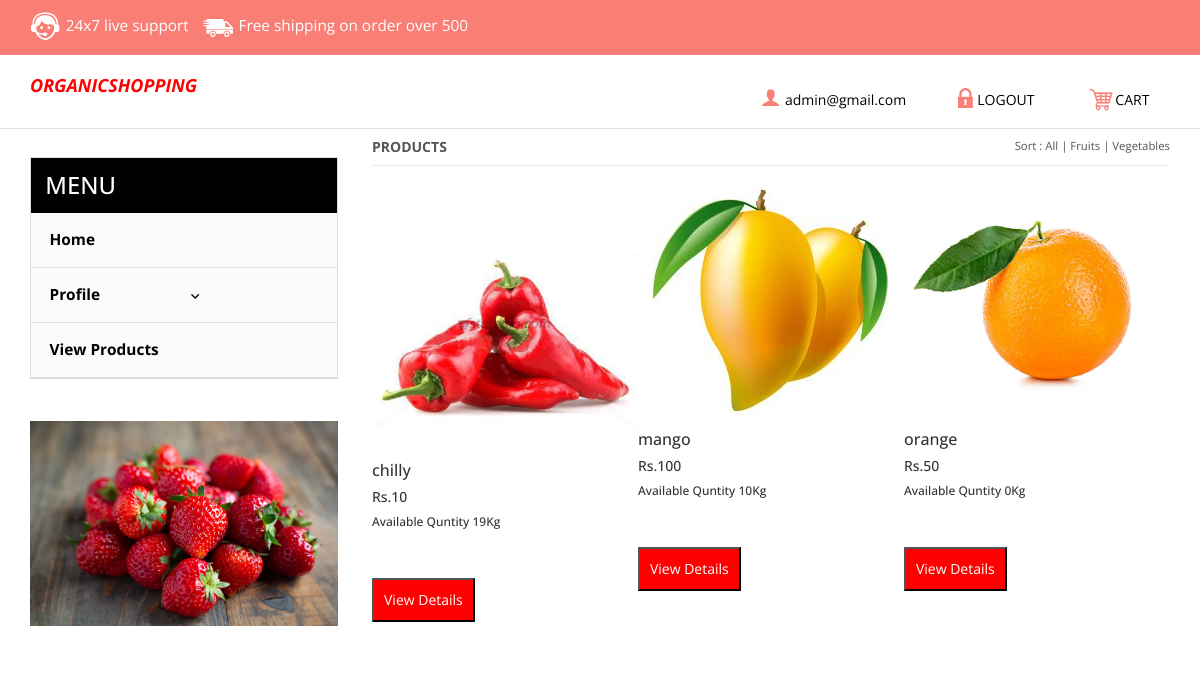
Page /product_edit.php (signed in) on the committed database.
### tables this page shows
CREATE TABLE `tbl_product` (
  `pid` int(11) NOT NULL,
  `rid` int(11) NOT NULL,
  `product_category_id` int(11) NOT NULL,
  `name` varchar(20) NOT NULL,
  `price` varchar(20) NOT NULL,
  `des` text NOT NULL,
  `qunty` float NOT NULL,
  `date` date NOT NULL,
  `image` varchar(20) NOT NULL DEFAULT 'blank.png',
  `picStatus` int(10) NOT NULL
);

### product_edit.php (the view, shortened to what this page needs)
<?php
if(isset($_SESSION['alogin'])){
	$mail=$_SESSION['alogin'];
?>
<?php
$con=mysqli_connect("localhost","root","","organic_shop_db")or die ("Couldnt connect");
$viewbrand="Select * from tbl_product ORDER BY name ASC";
$d_seller_brand=mysqli_query($con,$viewbrand);
?>
<!DOCTYPE html>
<html>
<head>
<link href="css/bootstrap.css" rel="stylesheet" type="text/css" media="all" />
<link href="css/style.css" rel="stylesheet" type="text/css" media="all" />
</head>
<body>
	<div class="header">
		<div class="top-header">
			<div class="container">
				<div class="top-header-left">
					<ul class="support">
						<li><a href="#"><label> </label></a></li>
						<li><a href="#">24x7 live<span class="live"> support</span></a></li>
					</ul>
					<ul class="support">
						<li class="van"><a href="#"><label> </label></a></li>
						<li><a href="#">Free shipping <span class="live">on order over 500</span></a></li>
					</ul>
					<div class="clearfix"> </div>
				</div>
					<div class="clearfix"> </div>
				</div>
			</div>
		</div>
		<div class="bottom-header">
			<div class="container">
				<div class="header-bottom-left">
					<div class="logo">
						<font size="4"><strong><i> <b><p style="color:red;">ORGANICSHOPPING </p> </b></i></strong></font>
					</div>
					<div class="clearfix"> </div>
				</div>
				<div class="header-bottom-right">
						<div class="account"><a href="seller_profile.php"><span> </span><?php echo $mail?></a></div>
							<ul class="login">
								<li><a href="logout.php"><span> </span>LOGOUT</a></li>
							</ul>
						<div class="cart"><a href="cart_view.php"><span> </span>CART</a></div>
				</div>
				<div class="clearfix"> </div>
			</div>
		</div>
	<div class="container">
	<div class="women-product">
		<div class=" w_content">
			<div class="women">
				<a href="view_products.php"><b><h4>PRODUCTS <span></span> </b></h4></a>
				<ul class="w_nav">
					<li>Sort : </li>
					<li><a class="active" href="view_products.php">All</a></li> |
			     	<li><a  href="view_products_fruit.php">Fruits</a></li> |
			     	<li><a href="view_products_vegetables.php">Vegetables </a></li>
			     </ul>
			     <div class="clearfix"> </div>
			</div>
		</div>
		<div class="grid-product">
			<?php while ($rowp=mysqli_fetch_array($d_seller_brand))
					{
						?>
		  <div class="  product-grid">
		   <form  action="view_single.php" method="POST" name="prod" id="prod" >
			<div class="content_box">
			   	<div class="left-grid-view grid-view-left">
			   	   	 <img src="uploads/products/<?php echo $rowp['image'] ?>"  class="img-responsive watch-right" alt="image"/>
				</div>
				    <h4> <?php echo $rowp['name'] ;
					?></h4>
				    <h5> Rs.<?php   echo $rowp['price'] ?></h5>
				       <H6>Available Quntity <?php   echo $rowp['qunty'] ?>Kg</h6>
			  			</br>	  <input type="submit" name="view_detail" id="view_detail" value="View Details" style="color:white;background-color:red;padding:10px" >
			   	</div>
              </div>
			  	<?php }?>
		</div>
	</div>
	<div class="sub-cate">
				<div class=" top-nav rsidebar span_1_of_left">
					<h3 class="cate">MENU</h3>
		   <ul class="menu">
		 <ul class="kid-menu">
		<li><a href="seller_home.php"> Home</a></li>
		</ul>
		<li class="item2"><a href="#">Profile<img class="arrow-img " src="images/arrow1.png" alt=""/></a>
		</li>
		<ul class="kid-menu ">
				<li><a href="view_products.php">View Products</a></li>
			</ul>
	</ul>
					</div>
	   		     		<img class="img-responsive chain" src="images/a.jpg" alt=" " />
			</div>
</div>
<?php
}
else
{
	header('Location:login.php');
}
?>

### css/style.css (style rules this page uses)
body { background: #fff; font-family: 'Open Sans', sans-serif; }
body a { transition: 0.5s all; -webkit-transition: 0.5s all; -o-transition: 0.5s all; -ms-transition: 0.5s all; -moz-transition: 0.5s all; }
.top-header { background: #F97E76; padding: 0.7em 0; }
.top-header-left { float: left; }
ul.support { padding: 0 1em 0 0em; margin: 0; float: left; }
ul.support li { display: inline-block; }
ul.support li label { background: url(../images/img-sprite.png)-2px -27px; width: 32px; height: 30px; display:inline-block; vertical-align: middle; }
ul.support li.van a label { background-position: -46px -25px; }
ul.support li a { text-decoration:none; font-size: 1.1em; color: #fff; }
.bottom-header { border-bottom: 1px solid #ddd; padding: 0.7em 0 1em; }
.header-bottom-left { float: left; width: 55%; }
.logo { float:left; width: 27%; margin-top:9px; }
.header-bottom-right { float: right; width: 37%; text-align: center; padding-top:1.7em; }
.account,.cart { float:left; width:40%; }
.cart { width:24%; }
.account a span { background: url(../images/img-sprite.png)-117px -30px; width: 26px; height: 26px; display: inline-block; vertical-align: middle; }
.account a,.cart a ,ul.login li a { text-decoration:none; font-size: 1em; color: #000; }
.cart a span { background: url(../images/img-sprite.png) -172px -28px; width: 26px; height: 26px; display: inline-block; vertical-align: middle; }
ul.login { float:left; width:36%; margin:0; }
ul.login li { display:inline-block; }
ul.login li a span { background: url(../images/img-sprite.png) -143px -29px; width: 26px; height: 26px; display: inline-block; vertical-align: middle; }
h3.cate { color: #fff; font-size: 1.7em; padding: 0.6em ; background: #000; margin: 0; }
ul.kid-menu { display: block !important; }
.menu { width: auto; height: auto; padding: 0; list-style: none; margin: 0; background: #FBFBFC; }
ul { padding: 0; list-style: none; }
.menu > li > a { width: 100%; line-height: 3.5em; text-indent: 1.2em; display: block; position: relative; color: #000; font-size: 1.1em; text-decoration:none; border-bottom: 1px solid #ddd; font-weight:700; }
.menu ul li a { width: 100%; display: block; position: relative; font-size:1.1em; font-weight: 400; color: #000; text-decoration:none; border-bottom: 1px solid #ddd; font-weight:700; line-height: 3.5em; text-indent: 1.2em; }
.menu ul.kid-menu li a { border-bottom: none; }
ul.kid-menu { padding: 0; margin: 0; }
ul.kid-menu li { list-style: none; border-bottom: 1px solid #ddd; }
.arrow-img { padding: 0em 0em 0 6.5em; }
.sub-cate,.slide-grid { float: left; }
.top-nav { border: 1px solid #ddd; }
.sub-cate { width: 27%; margin: 2em 2em 0 0; }
.chain { margin: 0 auto; padding: 3em 0; }
.women-product,.account_grid,.register,.single_top,.main { width: 70%; float: right; }
.women { text-align: left; border-bottom: 1px solid #ebebeb; }
.women h4 { float:left; font-size:1em; text-transform:uppercase; color: #333333; }
.women h4 { color:#555555; }
.w_nav { float:right; color:#555555; font-size:0.8125em; padding:0.8em 0 0; list-style:none; margin: 0 }
.w_nav li { display: inline-block; }
.w_nav li a { display: block; color:#555555; text-transform:capitalize; }
.grid-product { display:block; margin: 2% 0; }
.product-grid h4 { font-size:16px; margin-top:5px; }
.product-grid { float: left; width: 33.333%; }
.left-grid-view { overflow: hidden; position: relative; margin-bottom: 1em; }
.grid-view-left img { -webkit-transition: all 0.3s ease-in-out; -moz-transition: all 0.3s ease-in-out; -o-transition: all 0.3s ease-in-out; -ms-transition: all 0.3s ease-in-out; transition: all 0.3s ease-in-out; margin: 0 auto; }
@media (max-width:1280px) { .arrow-img { padding: 0em 0em 0 5.5em; } }

### rows in the picture
tbl_product: image (picture), name "chilly", price "10", qunty "19"
tbl_product: image (picture), name "mango", price "100", qunty "10"
tbl_product: image (picture), name "orange", price "50", qunty "0"

### other values in the picture
$mail "admin@gmail.com"
